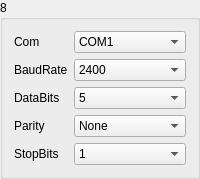
       <widget class="QGroupBox" name="gBoxMeter_8">
        <property name="minimumSize">
         <size>
          <width>171</width>
          <height>171</height>
         </size>
        </property>
        <property name="title">
         <string>8</string>
        </property>
        <layout class="QGridLayout" name="gridLayout_12">
         <item row="0" column="0">
          <widget class="QLabel" name="label_58">
           <property name="sizePolicy">
            <sizepolicy hsizetype="Fixed" vsizetype="Preferred">
             <horstretch>0</horstretch>
             <verstretch>0</verstretch>
            </sizepolicy>
           </property>
           <property name="text">
            <string>Com</string>
           </property>
          </widget>
         </item>
         <item row="0" column="1">
          <widget class="QComboBox" name="comboMeterSerialNum_8">
           <item>
            <property name="text">
             <string>COM1</string>
            </property>
           </item>
           <item>
            <property name="text">
             <string>COM2</string>
            </property>
           </item>
           <item>
            <property name="text">
             <string>COM3</string>
            </property>
           </item>
           <item>
            <property name="text">
             <string>COM4</string>
            </property>
           </item>
           <item>
            <property name="text">
             <string>COM5</string>
            </property>
           </item>
           <item>
            <property name="text">
             <string>COM6</string>
            </property>
           </item>
           <item>
            <property name="text">
             <string>COM7</string>
            </property>
           </item>
           <item>
            <property name="text">
             <string>COM8</string>
            </property>
           </item>
           <item>
            <property name="text">
             <string>COM9</string>
            </property>
           </item>
           <item>
            <property name="text">
             <string>COM10</string>
            </property>
           </item>
           <item>
            <property name="text">
             <string>COM11</string>
            </property>
           </item>
           <item>
            <property name="text">
             <string>COM12</string>
            </property>
           </item>
           <item>
            <property name="text">
             <string>COM13</string>
            </property>
           </item>
           <item>
            <property name="text">
             <string>COM14</string>
            </property>
           </item>
           <item>
            <property name="text">
             <string>COM15</string>
            </property>
           </item>
           <item>
            <property name="text">
             <string>COM16</string>
            </property>
           </item>
           <item>
            <property name="text">
             <string>COM17</string>
            </property>
           </item>
           <item>
            <property name="text">
             <string>COM18</string>
            </property>
           </item>
           <item>
            <property name="text">
             <string>COM19</string>
            </property>
           </item>
           <item>
            <property name="text">
             <string>COM20</string>
            </property>
           </item>
           <item>
            <property name="text">
             <string>COM21</string>
            </property>
           </item>
           <item>
            <property name="text">
             <string>COM22</string>
            </property>
           </item>
           <item>
            <property name="text">
             <string>COM23</string>
            </property>
           </item>
           <item>
            <property name="text">
             <string>COM24</string>
            </property>
           </item>
           <item>
            <property name="text">
             <string>COM25</string>
            </property>
           </item>
           <item>
            <property name="text">
             <string>COM26</string>
            </property>
           </item>
           <item>
            <property name="text">
             <string>COM27</string>
            </property>
           </item>
           <item>
            <property name="text">
             <string>COM28</string>
            </property>
           </item>
           <item>
            <property name="text">
             <string>COM29</string>
            </property>
           </item>
           <item>
            <property name="text">
             <string>COM30</string>
            </property>
           </item>
          </widget>
         </item>
         <item row="1" column="0">
          <widget class="QLabel" name="label_59">
           <property name="text">
            <string>BaudRate</string>
           </property>
          </widget>
         </item>
         <item row="1" column="1">
          <widget class="QComboBox" name="comboMeterBaudRate_8">
           <item>
            <property name="text">
             <string>2400</string>
            </property>
           </item>
           <item>
            <property name="text">
             <string>4800</string>
            </property>
           </item>
           <item>
            <property name="text">
             <string>9600</string>
            </property>
           </item>
           <item>
            <property name="text">
             <string>14400</string>
            </property>
           </item>
           <item>
            <property name="text">
             <string>19200</string>
            </property>
           </item>
           <item>
            <property name="text">
             <string>38400</string>
            </property>
           </item>
           <item>
            <property name="text">
             <string>56000</string>
            </property>
           </item>
          </widget>
         </item>
         <item row="2" column="0">
          <widget class="QLabel" name="label_60">
           <property name="text">
            <string>DataBits</string>
           </property>
          </widget>
         </item>
         <item row="2" column="1">
          <widget class="QComboBox" name="comboMeterBits_8">
           <item>
            <property name="text">
             <string>5</string>
            </property>
           </item>
           <item>
            <property name="text">
             <string>6</string>
            </property>
           </item>
           <item>
            <property name="text">
             <string>7</string>
            </property>
           </item>
           <item>
            <property name="text">
             <string>8</string>
            </property>
           </item>
          </widget>
         </item>
         <item row="3" column="0">
          <widget class="QLabel" name="label_61">
           <property name="text">
            <string>Parity</string>
           </property>
          </widget>
         </item>
         <item row="3" column="1">
          <widget class="QComboBox" name="comboMeterChkBit_8">
           <item>
            <property name="text">
             <string>None</string>
            </property>
           </item>
           <item>
            <property name="text">
             <string>Odd</string>
            </property>
           </item>
           <item>
            <property name="text">
             <string>Even</string>
            </property>
           </item>
          </widget>
         </item>
         <item row="4" column="0">
          <widget class="QLabel" name="label_62">
           <property name="text">
            <string>StopBits</string>
           </property>
          </widget>
         </item>
         <item row="4" column="1">
          <widget class="QComboBox" name="comboMeterEndBit_8">
           <item>
            <property name="text">
             <string>1</string>
            </property>
           </item>
           <item>
            <property name="text">
             <string>1.5</string>
            </property>
           </item>
           <item>
            <property name="text">
             <string>2</string>
            </property>
           </item>
          </widget>
         </item>
        </layout>
       </widget>
